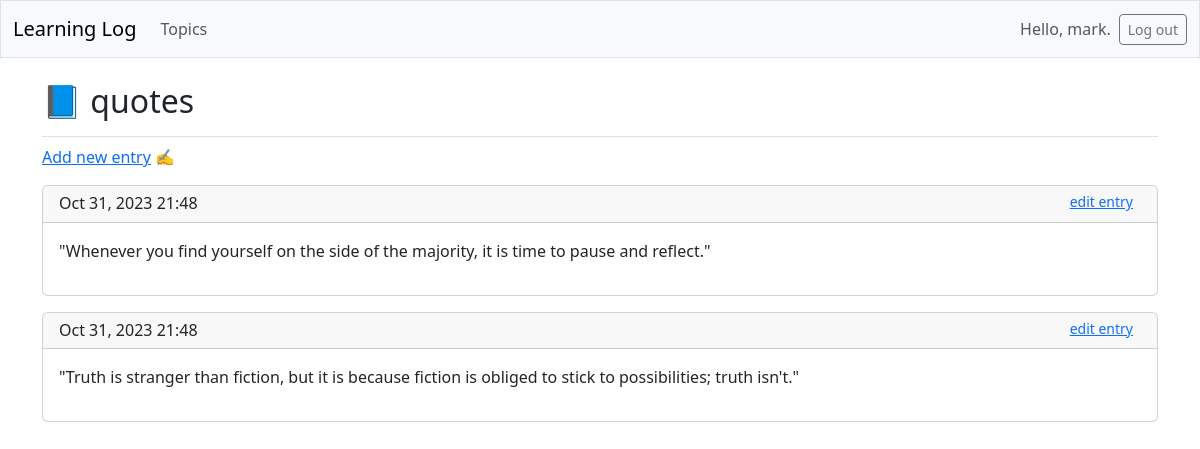
The app's page /topics/6/ (signed in) with its own data.
### learning_logs/models.py (models this page shows, shortened)
class Topic(models.Model):
    text = models.CharField(max_length=200)
    date_added = models.DateTimeField(auto_now_add=True)
    owner = models.ForeignKey(User, on_delete=models.CASCADE)

class Entry(models.Model):
    topic = models.ForeignKey(Topic, on_delete=models.CASCADE)
    text = models.TextField()
    date_added = models.DateTimeField(auto_now_add=True)
    class Meta:
        verbose_name_plural = 'entries'

### learning_logs/views.py (the view)
# urls.py: path('topics/<int:topic_id>/', views.topic, name='topic'),
@login_required
def topic(request, topic_id):
    topic = Topic.objects.get(id=topic_id)
    check_topic_owner(topic, request.user)
    entries = topic.entry_set.order_by('-date_added')
    context = {'topic': topic, 'entries': entries}
    return render(request, 'learning_logs/topic.html', context)

### learning_logs/views.py (called while the page is built)
def check_topic_owner(topic, user):
    if topic.owner != user:
        raise Http404

### learning_logs/templates/learning_logs/topic.html
{% extends 'learning_logs/base.html' %}
{% block page_header %}
  <h2>📘 {{ topic.text }}</h2>
{% endblock page_header %}
{% block content %}
  <p>
    <a href="{% url 'learning_logs:new_entry' topic.id %}">Add new entry</a> ✍️
  </p>
  {% for entry in entries %}
    <div class="card mb-3">
      <h5 class="card-header fs-6">
        {{ entry.date_added|date:'M d, Y H:i' }}
        <small class="float-end pe-2"><a href="{% url 'learning_logs:edit_entry' entry.id %}">
          edit entry</a></small>
      </h5>
      <div class="card-body">{{ entry.text|linebreaks }}</div>
    </div>
  {% empty %}
    <p>There are no entries for this topic yet.</p>
  {% endfor %}
{% endblock content %}

### learning_logs/templates/learning_logs/base.html (shortened to what this page needs)
<!doctype html>
<html lang="en">
<head>
  {% load django_bootstrap5 %}
  {% bootstrap_css %}
</head>
<body>
  <nav class="navbar navbar-expand-md navbar-light bg-light mb-4 border">
    <div class="container-fluid">
      <a class="navbar-brand" href="{% url 'learning_logs:index' %}">
          Learning Log</a>
      <div class="collapse navbar-collapse" id="navbarCollapse">
        <ul class="navbar-nav me-auto mb-2 mb-md-0">
          <li class="nav-item">
            <a class="nav-link" href="{% url 'learning_logs:topics' %}">
              Topics</a></li>
        </ul>
        <ul class="navbar-nav ms-auto mb-2 mb-md-0">
          {% if user.is_authenticated %}
            <li class="nav-item">
              <span class="navbar-text me-2">Hello, {{ user.username }}.
                </span></li>
          {% endif %}
        </ul>
        {% if user.is_authenticated %}
          <form action="{% url 'accounts:logout' %}" method='post'>
            <button name='submit' class='btn btn-outline-secondary btn-sm'>
              Log out</button>
          </form>
        {% endif %}
      </div>
    </div>
  </nav>
  <main class="container">
    <div class="pb-2 mb-2 border-bottom">
      {% block page_header %}{% endblock page_header %}
    </div>
    <div>
      {% block content %}{% endblock content %}
    </div>
  </main>
</body>
</html>

### records on screen
Topic: text "quotes"
Entry: date_added "Oct 31, 2023 21:48", text "\"Whenever you find yourself on the side of the majority, it is time to pause and reflect.\""
Entry: date_added "Oct 31, 2023 21:48", text "\"Truth is stranger than fiction, but it is because fiction is obliged to stick to possibilities; truth isn't.\""

### other values on screen
{{ user.username }} "mark"
